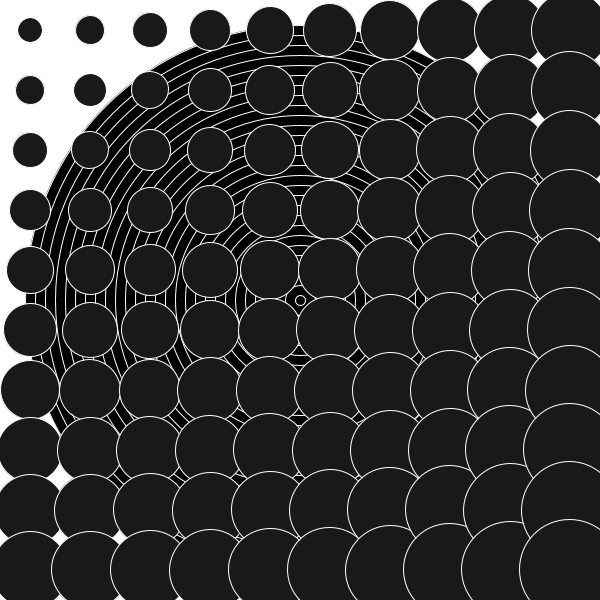
Frame 1 (no input)
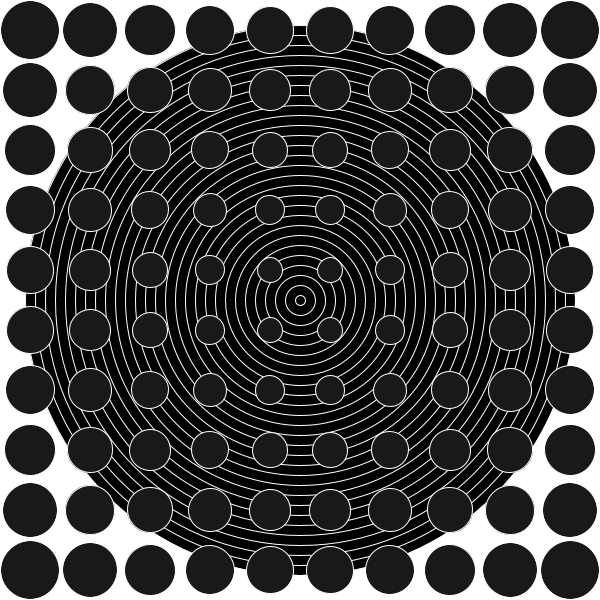
Frame 2 (the mouse pressed at the canvas centre, redrawn once)

The Processing sketch that drew these frames (run headless with seeded random() and noise(); the mouse was pressed at the canvas centre and the sketch redrawn once):

// Processing sketch: Week5_HW_Loops
// ── Week5_HW_Loops.pde
void setup() {
  size (600, 600);
  noLoop();
  noStroke();
}

void draw() {
    background(255);
    
    //single loop changing size based on position in loop
  for (int i = height-50; i > 0; i-= 20)
  {
    stroke(255); 
    fill(0);
    ellipse(width/2, height/2, i, i);
  }
 
  //how many circles per row/collum
  int circNumber = 10;
  //
  int size = width/circNumber;

  //nexted horizontal loop
  for (int i=size/2; i<width; i+=width/circNumber) {
    
    //vertical loop
    for (int j=size/2; j<height; j+=height/circNumber) {

     //calculates/sets distance between shapes and mouse
     float d = dist(mouseX, mouseY, i, j);

     //settting/calculating the distance of the mouse and the shapes its affecting
     float s = map(d, 100, height/2, 30, 50);
      fill (25,25,25);
      ellipse(i, j, s, s);
    }
  }
}


// Pressing the mouse activates looping
void mousePressed() {
  if (mouseX >= width/2){
   loop(); 
 } 
  }

// Releasing the mouse stops looping 
void mouseReleased() {
  noLoop();  
}
